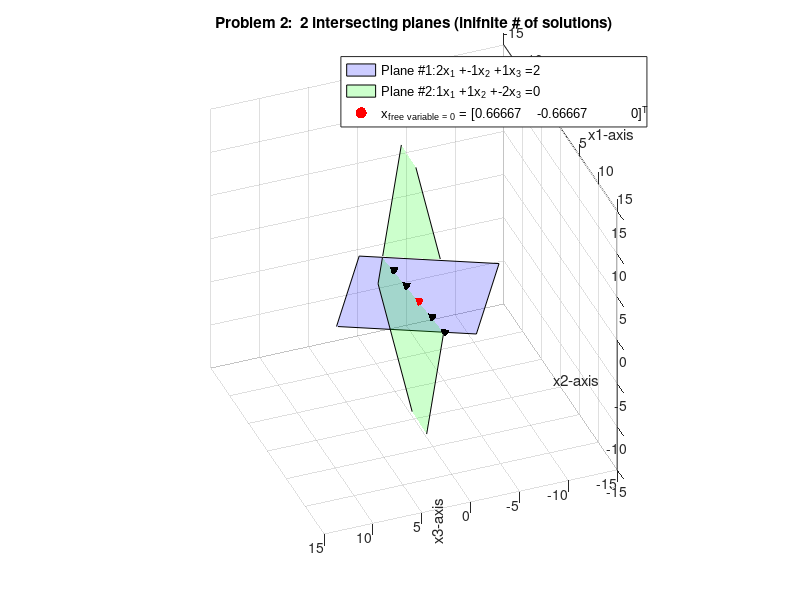

Source code (MATLAB):


close all;
clear all;



% \\\\\\\\\\\\\\\\\\\\\\\\\\\\\\\\\\\\\\\\\\\\\\\\\\\\\\\\\\\\\\\\\\\
%     Problem 3:  Plotting 2 intersecting planes (infinite # of solutions)
%
% \\\\\\\\\\\\\\\\\\\\\\\\\\\\\\\\\\\\\\\\\\\\\\\\\\\\\\\\\\\\\\\\\


% -- Suppose we have an Ax = b equation, where A = (2 x 3), and it 
%    representes these 2 equations:


%   Plane #1:        2x1  -  x2  +  x3  = 2
%   Plane #2:         x1  +  x2  - 2x3  = 0

% -- Define matrix A 

A = [ 2  -1   1 ;       % -- row vector r1
      1   1  -2]        % -- row vector r2  

%    a1 a2 a3         % -- Column vectors a1, a2, a3


% -- Define target vector b
b = [ 2  0 ]'


% -- We can solve for x by using the \  command:

disp('The solution to our Ax = b problem is');
x = A\b


% \\\\\\\\\\\\\\\\\\\\\\\\\\\\\\\\\\\\\\\\\\\\\\\\\\\\\\\\\\
%
%   Task 1:    Drawing the 3 planes of interest
%
%   We will learn how to do this later when we talk about nullspace
%   solutions.  For now, just trust the code here =) 
%
%
%   Sub-tasks:
% ---------------------------------------------------
%
% -- 1.  Extract the row vectors r1, r2, r3 from matrix A
%
% -- 2.  Then, we will find the nullspace vectors to the equation
%                 r' * xn1  = 0
%                 r' * xn2  = 0 
%
% -- 3.  Then, will draw the plane spanned by the 2 nullspace vectors
%        xn1 and xn2
%
% \\\\\\\\\\\\\\\\\\\\\\\\\\\\\\\\\\\\\\\\\\\\\\\\\\\\\\\\\\


% -- Define my own color pallet

my_colormap = [ 0   0   1     ;   % --- orange
                0   1   0     ;   % --  green
                0   0   1 ];      % --  blue


% -- Create a new figure
figure;


% -- Forcing the new figure to have a certain size on your screen
%    and at a certain position
set(gcf, 'Position',  [100, 100, 700, 600])


% --  Iterate over each row vector r1, r2, r3

for count = 1:1:2

    r1 = A(count,:);    % -- Extract the row vector (r1, r2, r3)

    % -- First, we will auto-calculate the:
    %    a)  Particular solution:  my_xp
    %    b)  Nullspace vector #1:  my_xn1
    %    c)  Nullspace vector #2:  my_xn2
    
    
    xp  = [ b(count)       0  0 ]' / r1(1);
    xn1 = [ -r1(2)/r1(1)   1  0 ]' ;
    xn2 = [ -r1(3)/r1(1)   0  1 ]' ;


    % -- Then, we will plot the plane spanned by my_xn1
    %                                            my_xn2
    %    with the centroid of the plane at:      xp
        
    % -- Now, we will use the "patch" command to draw a 2D plane that
    %    represents the span{xn1, xn2}
    %
    %    These are the coordinates for the 4 corners of the plane
    %   
    %
    %    Point Q                                                Point M
    %
    %   2*(-xn1+xn2)       ----------------------------- 2*(xn1 + xn2)
    %                     |            |              |
    %                     |            |              |
    %                      <--------- xp ---------------->   
    %                     |            |              |
    %    Point P          |            |              |         Point N
    %                     |            |              |    
    %  2*(-xn1-xn2)      -----------------------------2*(xn1 - xn22)
    %


    % -- We can change the size + scale of our plane by using this
    %    magnification factor
    
    my_scale = 6;


    % -- Compute the cooridnates for the 4 corners.  The data structure
    %    here looks like this:
    % 
    %                 Points: [   M       N        P          Q   ]  + xp
    % --------------------------------------------------------------------
    my_corners = my_scale .* [ xn1+xn2  xn1-xn2 -xn1-xn2  -xn1+xn2 ] + xp;

    % -- Plot the plane using the patch command  (# of vertices = 4)
    %
    % 
    % Syntax:  my_plothandle = patch( 'XData', [ xcoords ], 
    %                                 'YData', [ ycoords ],
    %                                 'ZData', [ zcoords ] );

    my_plane_plothandle(count) = patch('XData', my_corners(1,:), 'YData', my_corners(2,:), 'ZData', my_corners(3,:));
    set(my_plane_plothandle(count), 'FaceColor', my_colormap(count,:), 'FaceAlpha', 0.2)

    hold on;

end



% \\\\\\\\\\\\\\\\\\\\\\\\\\\\\\\\\\\\\\\\\\\\\\\\\\\\\\\\\\\
%  
%   Task #2:  Plot the solution vector x  (the answer) as a 
%             big black dot
%
%   ** You will have to change the "my_x" vector to have it
%      plotted correctly !!
%
% \\\\\\\\\\\\\\\\\\\\\\\\\\\\\\\\\\\\\\\\\\\\\\\\\\\\\\\\\\

% -- Define solution vector
%%_solution = [ -10  10  5 ]';   %  <---  you need to change this !!

x_solution = [2/3  -2/3  0 ]'  + 0 .* [ 1  5  3 ]';


% -- Plot it as a black dot using the "plot3" command:

x_solution_plothandle = plot3( x_solution(1), x_solution(2), x_solution(3), '.');
set(x_solution_plothandle, 'Color', 'red', 'Markersize', 30);


% -- Now, let's plot 4 more vlack dots that respresent the intersection
%    of the 2 planes.

xp0 = [ 2/3  -2/3  0 ]';  % -- particular solution
xn0 = [ 1      5   3 ]';  % -- nullspace solutions

x_complete = [];
t =  [-1  -0.5  0.5  1 ]; % -- free variable values


for count = 1 : 1: length(t)

    % -- Calculate complete solutions 
    x_complete(:,count) = xp0 + t(count).*xn0

    % -- Plot it !!
    xcomp_plothandle(count) = plot3(x_complete(1,count), x_complete(2,count), x_complete(3,count), '.');
    set(xcomp_plothandle(count), 'Color', 'black', 'Markersize', 30);
    
end





% -- cosmetics for the plot
xmin = -15;
xmax = 15;
ymin = -15;
ymax = 15;
zmin = -15;
zmax = 15;

% -- Using "axis square" will ensure equally-spaced grid lines 
%    across all 3 axes x, y, z !! 

grid on;
axis([xmin xmax ymin ymax zmin zmax]);
axis square;

xlabel('x1-axis');
ylabel('x2-axis');
zlabel('x3-axis');
title('Problem 2:  2 intersecting planes (inifnite # of solutions)');


% \\\\\\\\\\\\\\\\\\\\\\\\\\\\\\\\\\\\\\\\\\\\\\\\\\\\\\\\\\
% -- Create legend strings
% 
% -- We will extract the row vector numbers from matrix A using the
%    num2str( ) command !!
%                       
% \\\\\\\\\\\\\\\\\\\\\\\\\\\\\\\\\\\\\\\\\\\\\\\\\\\\\\\\\\

my_legend_strings = { };  % -- Initialize string matrix

for count = 1:1:2

    % -- Creat the legend strings for each plan
    %    Note:  "32"  =  space bar (in ASCII code)

    my_legend_strings{count} = strcat( 'Plane #', num2str(count), ':', 32, num2str(A(count,1)), 'x_1 + ', num2str(A(count,2)), 'x_2 + ', num2str(A(count,3)), 'x_3 = ', 32, num2str(b(count)));

end

% -- Then, add the 4th legend (the x = solution black dot)
 my_legend_strings{count+1}  = strcat( 'x_{free variable = 0} = [ ', 32, num2str(x_solution'), 32, ']^T'  );

% -- Plot the legend itself
%
%                                 plothandles         , string matrix
%                      -------------------------------------------------
my_legend_plothandle = legend( [ my_plane_plothandle   x_solution_plothandle  ], my_legend_strings);
set(my_legend_plothandle, 'FontName', 'Arial', 'Fontsize', 9);


% -- 3D camera position (so that you can view the 3D planes at a 
%    convenient perpsective)

campos([66.5824   49.0335   25.7390]);

